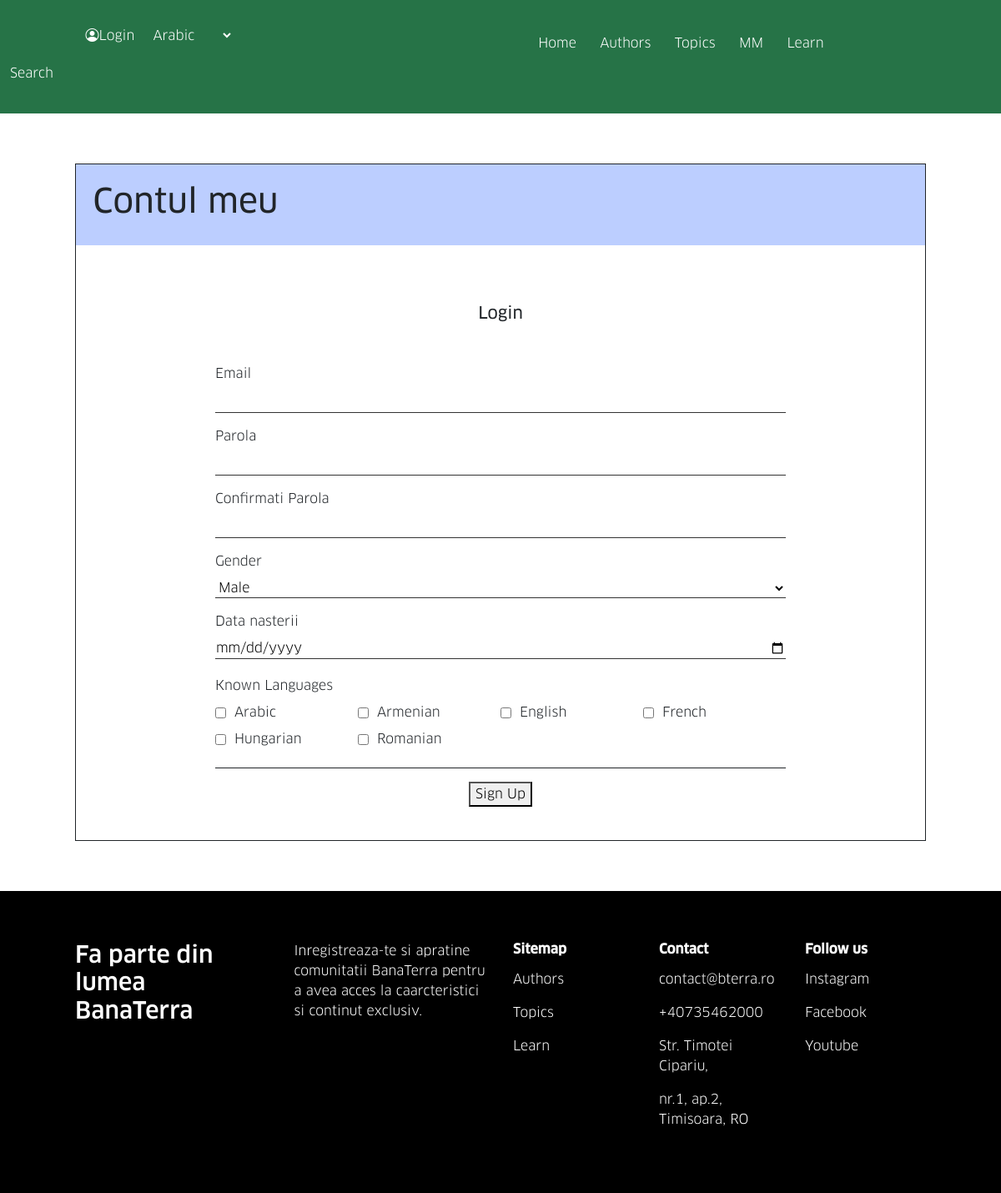
/register.php, run on the app's committed database.
### tables this page shows
CREATE TABLE `lang` (
  `lang_id` tinyint(3) UNSIGNED NOT NULL,
  `code` char(3) NOT NULL,
  `name` varchar(64) NOT NULL,
  `native` varchar(64) NOT NULL,
  `active` tinyint(3) UNSIGNED NOT NULL
);

### lang.php (called while the page is built, shortened)
<?php
include 'connection.php';
$sql = "SELECT * FROM `lang` WHERE `active`=\"1\";";
$result = mysqli_query($conn, $sql);
?>

### register.php (the view, shortened to what this page needs)
<!DOCTYPE html>
<html lang="en">
	<head>
		<link rel="stylesheet" href="https://cdnjs.cloudflare.com/ajax/libs/font-awesome/4.7.0/css/font-awesome.min.css" />
		<link rel="stylesheet" href="https://cdn.jsdelivr.net/npm/bootstrap-icons@1.10.5/font/bootstrap-icons.css" />
		<link
			href="https://cdn.jsdelivr.net/npm/bootstrap@5.3.0/dist/css/bootstrap.min.css"
			rel="stylesheet"
 />
		<link
			rel="stylesheet"
			type="text/css"
			href="https://stackpath.bootstrapcdn.com/bootstrap/4.1.0/css/bootstrap.min.css" />
		<link
			rel="stylesheet"
			type="text/css"
			href="https://stackpath.bootstrapcdn.com/font-awesome/4.7.0/css/font-awesome.min.css" />
		<link rel="stylesheet" href="css/style.css" />
	</head>
	<body>
		<section class="nav">
			<div class="row navrow">
				<div class="col-md-4 col-sm-4 col-4">
					<button class="btn no-out-focus white-txt" onclick="location.href='login.php'"><i class="bi bi-person-circle"></i>Login</button>
					<select class="no-bg no-out-focus white-txt" data-width="fit">
					<?php
						include "lang.php";
						while($row= mysqli_fetch_assoc($result))
						{
							echo '<option data-content="'.$row["code"].'"';
							if($_SESSION["lang"]===$row["lang_id"])
								echo"selected";
							echo '>'.$row["name"].'</option>';
						}
						?>
				</div>
				<div class="col-md-4 col-4 d-none d-md-block">
					<form class="d-flex" role="search">
						<input
							class="form-control me-2 no-out-focus no-bg white-txt"
							type="search"
							placeholder="Search"
							aria-label="Search" />
					</form>
				</div>
				<div class="col-md-4 col-4 col-sm-4 mx-auto">
					<nav class="navbar navbar-expand-lg bg-* justify-content-center">
						<div class="container-fluid">
							<div class="collapse navbar-collapse" id="navbarSupportedContent">
								<ul class="navbar-nav">
									<li class="nav-item">
										<a class="nav-link white-txt" href="/">Home</a>
									</li>
									<li class="nav-item">
										<a class="nav-link white-txt" href="authors.html">Authors</a>
									</li>
									<li class="nav-item">
										<a class="nav-link white-txt" href="topics.html">Topics</a>
									</li>
									<li class="nav-item">
										<a class="nav-link white-txt" href="mm.html">MM</a>
									</li>
									<li class="nav-item">
										<a class="nav-link white-txt" href="learn.html">Learn</a>
									</li>
								</ul>
							</div>
						</div>
					</nav>
				</div>
			</div>
		</section>
		<section class="cont">
			<div class="container cont-5-padding">
				<div class="cell">
					<section class="highlighted cont-2-padding">
						<h1 class="page-heading">Contul meu</h1>
					</section>
					<section class="cont-2-padding text-center">
						<h5 class="font-news top-5-margin btm-5-margin">Login</h5>
						<form action="_register.php"  method = "POST">
							<div class="form-group">
								<label for="email" class="form-label">Email</label>
								<input type="email" id="email" name="email" class="form-input" required />
							</div>
							<div class="form-group">
								<label for="password" class="form-label">Parola</label>
								<input type="password" id="password" name="password" class="form-input" required />
							</div>
							<div class="form-group">
								<label for="password-conf" class="form-label">Confirmati Parola</label>
								<input type="password" id="password-conf" name="password-conf" class="form-input" required />
							</div>
                            <div class="form-group">
								<label for="gender" class="form-label">Gender</label>
								<select id="gender" name="gender" class="select-input">
									<option value="1">Male</option>
								</select>
							</div>
							<div class="form-group">
								<label for="date" class="form-label">Data nasterii</label>
								<input type="date" id="date" name="date" class="form-input" required />
							</div>
							<div class="form-group bborder">
								<label for="languages" class="form-label">Known Languages</label>
								<div class="checkbox-group">
                                <?php
						            include "lang.php";
						            while($row= mysqli_fetch_assoc($result))
                                        {
                                            echo '<label class="checkbox-label">
                                            <input type="checkbox" name="languages[]" value="'.$row["lang_id"].'" class="checkbox-input" />'.$row["name"].'</label>';
                                        }
						        ?>
								</div>
							</div>
							<button type="submit" class="btn-submit">Sign Up</button>
						</form>
					</section>
				</div>
			</div>
		</section>
		<footer>
			<div class="container cont-5-padding footer">
				<div class="row">
					<div class="col-md-3">
						<h3>
							Fa parte din lumea <br />
							BanaTerra
						</h3>
					</div>
					<div class="col-md-3">
						<p>
							Inregistreaza-te si apratine comunitatii BanaTerra pentru a avea acces la caarcteristici si continut
							exclusiv.
						</p>
						<a href="register.php">Register area</a>
					</div>
					<div class="col-md-6" id="footer-menu">
						<div class="row menu">
							<div class="col-md-4">
								<h6>Sitemap</h6>
								<p><a class="footer-link" href="">Authors</a></p>
								<p><a class="footer-link" href="">Topics</a></p>
								<p><a class="footer-link" href="">Learn</a></p>
							</div>
							<div class="col-md-4">
								<h6>Contact</h6>
								<p>contact@bterra.ro</p>
								<p>+40735462000</p>
								<p>Str. Timotei Cipariu,</p>
								<p>nr.1, ap.2, Timisoara, RO</p>
							</div>
							<div class="col-md-4">
								<h6>Follow us</h6>
								<p>Instagram</p>
								<p>Facebook</p>
								<p>Youtube</p>
							</div>
						</div>
					</div>
				</div>
			</div>
		</footer>
	</body>
</html>

### css/style.css (style rules this page uses)
.nav { background-color: #267347; }
body { font-family: 'ClanProRegular'; background-color: rgb(241, 237, 233); }
.navrow { width:100vw; text-align: center; }
.col-4 { text-align: center; }
.nav { padding: 2% 0; }
.white-txt { color: white; }
.no-bg, .no-bg:focus, .no-bg:active { box-sizing: unset; background: none; border:none; }
.nav-item { margin: 0 2%; }
.top-5-margin { margin-top: 5%; }
.btm-5-margin { margin-bottom: 5%; }
h3 { font-family: 'ClanProMedium'; }
a, a:hover { text-decoration: none; color: black; }
footer { background-color: #000000; color: #ffffff; }
.chooser .dropdown,button { display: inline; }
.footer { padding: 2% 0; }
footer h6 { padding-bottom: 5%; font-weight: bolder; font-family: "ClanProMedium"; }
#footer-menu a { color:white; margin-top:5%; }
.autori, .cont-5-padding { padding:5% }
.page-heading, .font-news { font-family: "ClanProNews"; }
.cont-2-padding { padding: 2%; }
.bborder { border-bottom-style: solid; border-width: 0.1em; margin-top: 3%; padding-bottom: 2%; }
.donate, .highlighted { background-color: #bcceff; }
.cont { background-color: white; }
.cell { border-style: solid; border-width: 1px; }
form { width: 70%; margin: 2% 15%; }
.form-label { display: block; text-align: start; }
.form-input, .select-input { width: 100%; border: none; border-bottom: 1px solid #333; background: transparent; outline: none; }
.checkbox-group { display: flex; flex-wrap: wrap; }
.checkbox-label { width:25%; display: flex; align-items: center; }
.checkbox-input { margin-right: 10px; }

### data on the page
lang: name "Arabic"
lang: name "Armenian"
lang: name "English"
lang: name "French"
lang: name "Hungarian"
lang: name "Romanian"

### other printed values
form field value "Arabic"
